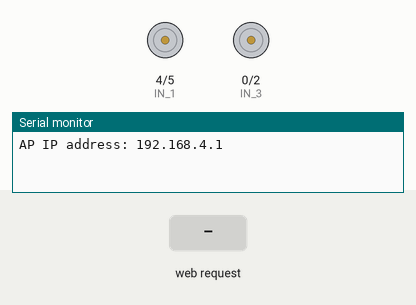
This sketch was run on a simulated ESP8266 (NodeMCU). On the bench: motor-driver pin pairs drawn as motors (green arrow = first pin HIGH = forward, orange = second pin HIGH = backward, longer = more drive, scaled by the enable pin), the last lines printed to the serial monitor. The test bench sets the inputs (shaded band).

Above: at 1.2 s.
1.3 s: HTTP request GET /?State=F received
At 2.2 s:
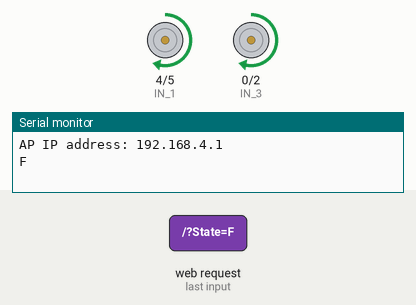
2.8 s: HTTP request GET /?State=B received
At 3.3 s:
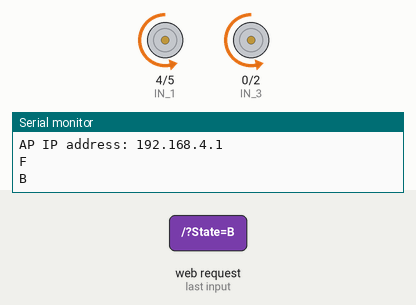
4.3 s: HTTP request GET /?State=L received
At 5.5 s:
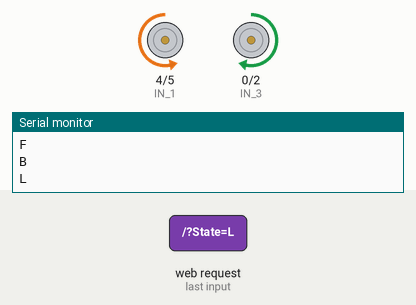
5.8 s: HTTP request GET /?State=R received
At 6.8 s:
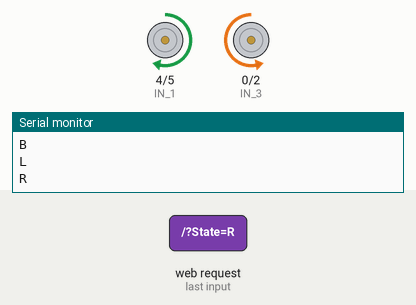
Timing chart, 0 to 8.3 s (numbered marks = the images above; inputs shaded):
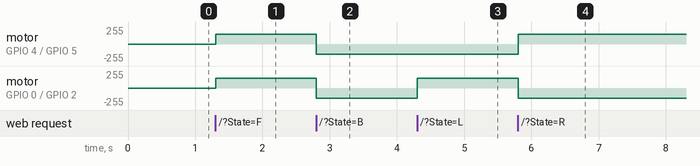

The sketch:

WifiController.ino
```cpp
#include <ESP8266WiFi.h>
#include <WiFiClient.h>
#include <ESP8266WebServer.h>

//SSID and Password to your ESP Access Point
const char* ssid = "ESP8266";


#define ENA   14
#define ENB   12
#define IN_1  4
#define IN_2  5
#define IN_3  0
#define IN_4  2

String command;
int speedCar = 150;
int speed_low = 60;

ESP8266WebServer server(80);

void setup() {

 Serial.begin(115200);

 pinMode(ENA, OUTPUT);
 pinMode(ENB, OUTPUT);
 pinMode(IN_1, OUTPUT);
 pinMode(IN_2, OUTPUT);
 pinMode(IN_3, OUTPUT);
 pinMode(IN_4, OUTPUT);


// Connecting WiFi

  WiFi.mode(WIFI_AP);           //Only Access point
  WiFi.softAP(ssid);  //Start HOTspot removing password will disable security

  IPAddress myIP = WiFi.softAPIP();
  Serial.print("AP IP address: ");
  Serial.println(myIP);

 // Starting WEB-server
     server.on ( "/", HTTP_handleRoot );
     server.onNotFound ( HTTP_handleRoot );
     server.begin();
}

void loop() {
    server.handleClient();

      command = server.arg("State");
      if (command == "F") Forword();
      else if (command == "B") Backward();
      else if (command == "L") Left();
      else if (command == "R") Right();
      else if (command == "FR") ForwordRight();
      else if (command == "FL") ForwordLeft();
      else if (command == "BR") BackRight();
      else if (command == "BL") BackLeft();
      else if (command == "0") speedCar = 100;
      else if (command == "1") speedCar = 120;
      else if (command == "2") speedCar = 140;
      else if (command == "3") speedCar = 160;
      else if (command == "4") speedCar = 180;
      else if (command == "5") speedCar = 200;
      else if (command == "6") speedCar = 215;
      else if (command == "7") speedCar = 230;
      else if (command == "8") speedCar = 240;
      else if (command == "9") speedCar = 255;
      else if (command == "S") Stop();
}

void HTTP_handleRoot(void) {

if( server.hasArg("State") ){
       Serial.println(server.arg("State"));
  }
  server.send ( 200, "text/html", "" );
  delay(1);
}

void Forword(){

      digitalWrite(IN_1, HIGH);
      digitalWrite(IN_2, LOW);
      analogWrite(ENA, speedCar);

      digitalWrite(IN_3, HIGH);
      digitalWrite(IN_4, LOW);
      analogWrite(ENB, speedCar);
  }

void Backward(){

      digitalWrite(IN_1, LOW);
      digitalWrite(IN_2, HIGH);
      analogWrite(ENA, speedCar);

      digitalWrite(IN_3, LOW);
      digitalWrite(IN_4, HIGH);
      analogWrite(ENB, speedCar);
  }

void Right(){

      digitalWrite(IN_1, HIGH);
      digitalWrite(IN_2, LOW);
      analogWrite(ENA, speedCar);

      digitalWrite(IN_3, LOW);
      digitalWrite(IN_4, HIGH);
      analogWrite(ENB, speedCar);
  }

void Left(){

      digitalWrite(IN_1, LOW);
      digitalWrite(IN_2, HIGH);
      analogWrite(ENA, speedCar);

      digitalWrite(IN_3, HIGH);
      digitalWrite(IN_4, LOW);
      analogWrite(ENB, speedCar);
  }

void ForwordRight(){

      digitalWrite(IN_1, HIGH);
      digitalWrite(IN_2, LOW);
      analogWrite(ENA, speedCar-speed_low);

      digitalWrite(IN_3, LOW);
      digitalWrite(IN_4, HIGH);
      analogWrite(ENB, speedCar);
   }

void ForwordLeft(){

      digitalWrite(IN_1, LOW);
      digitalWrite(IN_2, HIGH);
      analogWrite(ENA, speedCar);

      digitalWrite(IN_3, HIGH);
      digitalWrite(IN_4, LOW);
      analogWrite(ENB, speedCar-speed_low);
  }

void BackRight(){

      digitalWrite(IN_1, LOW);
      digitalWrite(IN_2, HIGH);
      analogWrite(ENA, speedCar-speed_low);

      digitalWrite(IN_3, HIGH);
      digitalWrite(IN_4, LOW);
      analogWrite(ENB, speedCar);
  }

void BackLeft(){

      digitalWrite(IN_1, LOW);
      digitalWrite(IN_2, HIGH);
      analogWrite(ENA, speedCar);

      digitalWrite(IN_3, HIGH);
      digitalWrite(IN_4, LOW);
      analogWrite(ENB, speedCar-speed_low);
  }

void Stop(){

      digitalWrite(IN_1, LOW);
      digitalWrite(IN_2, LOW);
      analogWrite(ENA, speedCar);

      digitalWrite(IN_3, LOW);
      digitalWrite(IN_4, LOW);
      analogWrite(ENB, speedCar);
 }
```

Measured:
- after the input at 1.3 s, motor on GPIO 4 (IN_1) / GPIO 5 (IN_2), motor on GPIO 0 (IN_3) / GPIO 2 (IN_4): stopped → forward 150/255 at once
- after the input at 2.8 s, motor on GPIO 4 (IN_1) / GPIO 5 (IN_2), motor on GPIO 0 (IN_3) / GPIO 2 (IN_4): forward 150/255 → backward 150/255 at once
- after the input at 4.3 s, motor on GPIO 0 (IN_3) / GPIO 2 (IN_4): backward 150/255 → forward 150/255 at once
- after the input at 5.8 s, motor on GPIO 4 (IN_1) / GPIO 5 (IN_2): backward 150/255 → forward 150/255 at once; motor on GPIO 0 (IN_3) / GPIO 2 (IN_4): forward 150/255 → backward 150/255 at once
